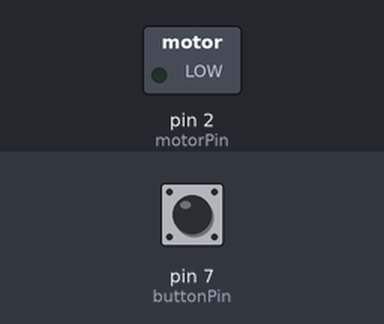
Recording of a sketch running on a simulated Arduino Uno, built with avr-gcc and run on an emulated ATmega328P. On the bench: switched loads named in the sketch (green lamp = pin HIGH). Inputs (shaded band) come from the test bench; at power-on: pin 7 (buttonPin) LOW.

Above: at 1.2 s.
1.3 s: pin 7 (buttonPin) pulled HIGH for 0.15 s
At 2.7 s:
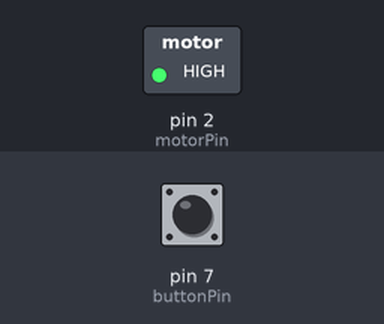
3.0 s: pin 7 (buttonPin) pulled HIGH for 1 s
At 4.7 s:
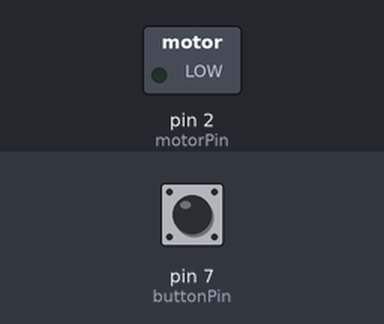
5.5 s: pin 7 (buttonPin) pulled HIGH for 3.2 s
At 9.5 s:
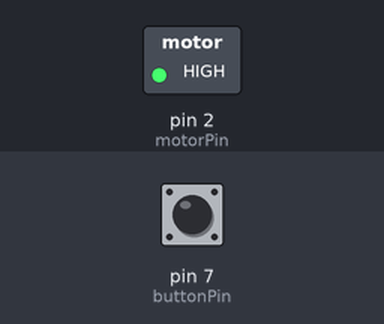
Timing chart, 0 to 11.0 s (numbered marks = the images above; inputs shaded):
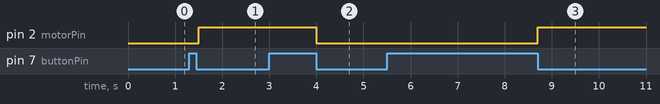

Measured:
- after the input at 1.3 s, pin 2 (motorPin): LOW → HIGH after 0.20 s
- after the input at 3.0 s, pin 2 (motorPin): HIGH → LOW after 1.0 s
- after the input at 5.5 s, pin 2 (motorPin): LOW → HIGH after 3.2 s

The sketch:

Task2_2_IDE.ino
```cpp
//ligando o motor pressionando o botão
//Ligar motor no pino 2

const int motorPin = 2;
const int buttonPin = 7;
int buttonState = 0;
int motorState = 0;
void setup () {
  pinMode(buttonPin, INPUT);
  pinMode(motorPin, OUTPUT);
}

//APERTANDO PARA FUNCIONAR
void loop (){
  motorState = digitalRead (motorPin);
  buttonState = digitalRead(buttonPin);
  if (buttonState == HIGH) {
    while (digitalRead (buttonPin)==HIGH) {delay (100);
  }
           if (motorState == LOW){
             digitalWrite (motorPin, HIGH);
           }else {
             digitalWrite (motorPin, LOW);
           }
           }
   }
```
